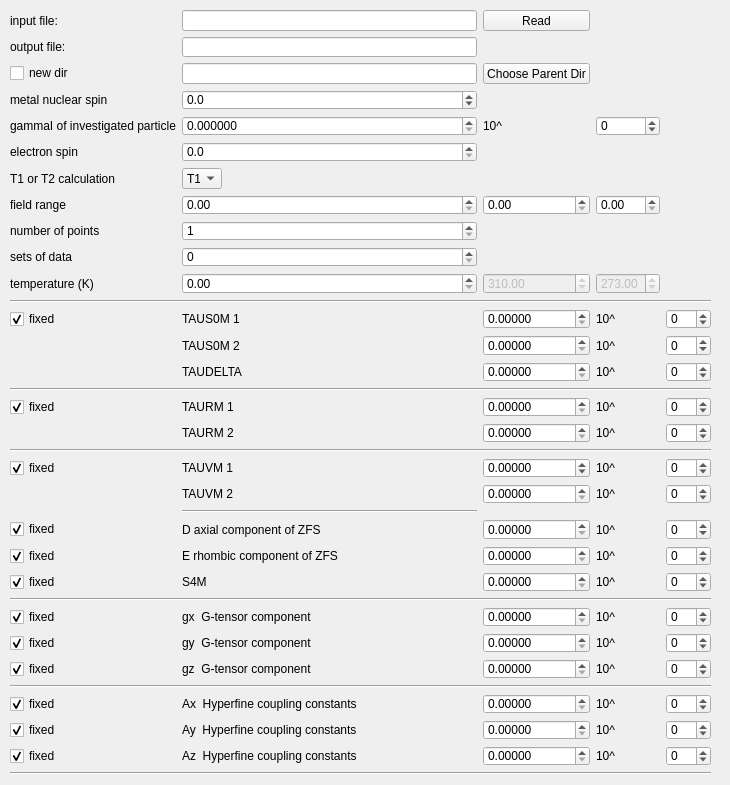
      <widget class="QWidget" name="tab">
       <attribute name="title">
        <string>Tab 1</string>
       </attribute>
       <widget class="QWidget" name="layoutWidget_1">
        <property name="geometry">
         <rect>
          <x>0</x>
          <y>0</y>
          <width>721</width>
          <height>776</height>
         </rect>
        </property>
        <layout class="QGridLayout" name="gridLayout">
         <property name="leftMargin">
          <number>10</number>
         </property>
         <property name="topMargin">
          <number>10</number>
         </property>
         <property name="rightMargin">
          <number>10</number>
         </property>
         <item row="32" column="0">
          <widget class="QCheckBox" name="gyCheckBox">
           <property name="text">
            <string>fixed</string>
           </property>
           <property name="checked">
            <bool>true</bool>
           </property>
          </widget>
         </item>
         <item row="33" column="1">
          <widget class="QLabel" name="gzLabel">
           <property name="text">
            <string>gz  G-tensor component</string>
           </property>
          </widget>
         </item>
         <item row="35" column="2">
          <widget class="QDoubleSpinBox" name="AxDoubleSpinBox">
           <property name="decimals">
            <number>5</number>
           </property>
           <property name="maximum">
            <double>10.000000000000000</double>
           </property>
           <property name="singleStep">
            <double>0.100000000000000</double>
           </property>
          </widget>
         </item>
         <item row="32" column="3">
          <widget class="QLabel" name="label_22">
           <property name="text">
            <string>10^</string>
           </property>
          </widget>
         </item>
         <item row="32" column="1">
          <widget class="QLabel" name="gyLabel">
           <property name="text">
            <string>gy  G-tensor component</string>
           </property>
          </widget>
         </item>
         <item row="32" column="4">
          <widget class="QSpinBox" name="gyExpSpinBox">
           <property name="minimum">
            <number>-99</number>
           </property>
          </widget>
         </item>
         <item row="4" column="1">
          <widget class="QDoubleSpinBox" name="metalNuclearSpinDoubleSpinBox">
           <property name="decimals">
            <number>1</number>
           </property>
           <property name="minimum">
            <double>-100.000000000000000</double>
           </property>
           <property name="singleStep">
            <double>0.500000000000000</double>
           </property>
           <property name="value">
            <double>0.000000000000000</double>
           </property>
          </widget>
         </item>
         <item row="5" column="0">
          <widget class="QLabel" name="gammaILabel">
           <property name="text">
            <string>gammaI of investigated particle</string>
           </property>
          </widget>
         </item>
         <item row="13" column="4">
          <widget class="QSpinBox" name="TAUMS01ExpSpinBox">
           <property name="minimum">
            <number>-99</number>
           </property>
          </widget>
         </item>
         <item row="8" column="0">
          <widget class="QLabel" name="fieldRangeLabel">
           <property name="text">
            <string>field range</string>
           </property>
          </widget>
         </item>
         <item row="37" column="2">
          <widget class="QDoubleSpinBox" name="AzDoubleSpinBox">
           <property name="decimals">
            <number>5</number>
           </property>
           <property name="maximum">
            <double>10.000000000000000</double>
           </property>
           <property name="singleStep">
            <double>0.100000000000000</double>
           </property>
          </widget>
         </item>
         <item row="37" column="1">
          <widget class="QLabel" name="AzLabel">
           <property name="text">
            <string>Az  Hyperfine coupling constants</string>
           </property>
          </widget>
         </item>
         <item row="37" column="3">
          <widget class="QLabel" name="label_31">
           <property name="text">
            <string>10^</string>
           </property>
          </widget>
         </item>
         <item row="36" column="3">
          <widget class="QLabel" name="label_26">
           <property name="text">
            <string>10^</string>
           </property>
          </widget>
         </item>
         <item row="37" column="0">
          <widget class="QCheckBox" name="AzCheckBox">
           <property name="text">
            <string>fixed</string>
           </property>
           <property name="checked">
            <bool>true</bool>
           </property>
          </widget>
         </item>
         <item row="36" column="4">
          <widget class="QSpinBox" name="AyExpSpinBox">
           <property name="minimum">
            <number>-99</number>
           </property>
          </widget>
         </item>
         <item row="9" column="0">
          <widget class="QLabel" name="numberOfPointsLabel">
           <property name="text">
            <string>number of points</string>
           </property>
          </widget>
         </item>
         <item row="35" column="1">
          <widget class="QLabel" name="AxLabel">
           <property name="text">
            <string>Ax  Hyperfine coupling constants</string>
           </property>
          </widget>
         </item>
         <item row="34" column="0" colspan="5">
          <widget class="Line" name="line_6">
           <property name="orientation">
            <enum>Qt::Horizontal</enum>
           </property>
          </widget>
         </item>
         <item row="32" column="2">
          <widget class="QDoubleSpinBox" name="gyDoubleSpinBox">
           <property name="decimals">
            <number>5</number>
           </property>
           <property name="maximum">
            <double>10.000000000000000</double>
           </property>
           <property name="singleStep">
            <double>0.100000000000000</double>
           </property>
          </widget>
         </item>
         <item row="33" column="4">
          <widget class="QSpinBox" name="gzExpSpinBox">
           <property name="minimum">
            <number>-99</number>
           </property>
          </widget>
         </item>
         <item row="33" column="2">
          <widget class="QDoubleSpinBox" name="gzDoubleSpinBox">
           <property name="decimals">
            <number>5</number>
           </property>
           <property name="maximum">
            <double>10.000000000000000</double>
           </property>
           <property name="singleStep">
            <double>0.100000000000000</double>
           </property>
          </widget>
         </item>
         <item row="33" column="0">
          <widget class="QCheckBox" name="gzCheckBox">
           <property name="text">
            <string>fixed</string>
           </property>
           <property name="checked">
            <bool>true</bool>
           </property>
          </widget>
         </item>
         <item row="33" column="3">
          <widget class="QLabel" name="label_23">
           <property name="text">
            <string>10^</string>
           </property>
          </widget>
         </item>
         <item row="29" column="3">
          <widget class="QLabel" name="label_32">
           <property name="text">
            <string>10^</string>
           </property>
          </widget>
         </item>
         <item row="26" column="1">
          <widget class="Line" name="line_4">
           <property name="orientation">
            <enum>Qt::Horizontal</enum>
           </property>
          </widget>
         </item>
         <item row="27" column="1">
          <widget class="QLabel" name="DZFSLabel">
           <property name="text">
            <string>D axial component of ZFS</string>
           </property>
          </widget>
         </item>
         <item row="27" column="2">
          <widget class="QDoubleSpinBox" name="DZFSDoubleSpinBox">
           <property name="decimals">
            <number>5</number>
           </property>
           <property name="maximum">
            <double>10.000000000000000</double>
           </property>
           <property name="singleStep">
            <double>0.100000000000000</double>
           </property>
          </widget>
         </item>
         <item row="27" column="4">
          <widget class="QSpinBox" name="DZFSExpSpinBox">
           <property name="minimum">
            <number>-99</number>
           </property>
          </widget>
         </item>
         <item row="29" column="0">
          <widget class="QCheckBox" name="S4MCheckBox">
           <property name="text">
            <string>fixed</string>
           </property>
           <property name="checked">
            <bool>true</bool>
           </property>
          </widget>
         </item>
         <item row="31" column="4">
          <widget class="QSpinBox" name="gxExpSpinBox">
           <property name="minimum">
            <number>-99</number>
           </property>
          </widget>
         </item>
         <item row="27" column="0">
          <widget class="QCheckBox" name="DZFSCheckBox">
           <property name="text">
            <string>fixed</string>
           </property>
           <property name="checked">
            <bool>true</bool>
           </property>
          </widget>
         </item>
         <item row="31" column="2">
          <widget class="QDoubleSpinBox" name="gxDoubleSpinBox">
           <property name="decimals">
            <number>5</number>
           </property>
           <property name="maximum">
            <double>10.000000000000000</double>
           </property>
           <property name="singleStep">
            <double>0.100000000000000</double>
           </property>
          </widget>
         </item>
         <item row="31" column="1">
          <widget class="QLabel" name="gxLabel">
           <property name="text">
            <string>gx  G-tensor component</string>
           </property>
          </widget>
         </item>
         <item row="30" column="0" colspan="5">
          <widget class="Line" name="line_5">
           <property name="orientation">
            <enum>Qt::Horizontal</enum>
           </property>
          </widget>
         </item>
         <item row="28" column="4">
          <widget class="QSpinBox" name="EZFSExpSpinBox">
           <property name="minimum">
            <number>-99</number>
           </property>
          </widget>
         </item>
         <item row="31" column="3">
          <widget class="QLabel" name="label_21">
           <property name="text">
            <string>10^</string>
           </property>
          </widget>
         </item>
         <item row="29" column="2">
          <widget class="QDoubleSpinBox" name="S4MDoubleSpinBox">
           <property name="decimals">
            <number>5</number>
           </property>
           <property name="maximum">
            <double>10.000000000000000</double>
           </property>
           <property name="singleStep">
            <double>0.100000000000000</double>
           </property>
          </widget>
         </item>
         <item row="27" column="3">
          <widget class="QLabel" name="label_19">
           <property name="text">
            <string>10^</string>
           </property>
          </widget>
         </item>
         <item row="28" column="3">
          <widget class="QLabel" name="label_20">
           <property name="text">
            <string>10^</string>
           </property>
          </widget>
         </item>
         <item row="25" column="3">
          <widget class="QLabel" name="label_9">
           <property name="text">
            <string>10^</string>
           </property>
          </widget>
         </item>
         <item row="28" column="0">
          <widget class="QCheckBox" name="EZFSCheckBox">
           <property name="text">
            <string>fixed</string>
           </property>
           <property name="checked">
            <bool>true</bool>
           </property>
          </widget>
         </item>
         <item row="28" column="1">
          <widget class="QLabel" name="EZFSLabel">
           <property name="text">
            <string>E rhombic component of ZFS</string>
           </property>
          </widget>
         </item>
         <item row="31" column="0">
          <widget class="QCheckBox" name="gxCheckBox">
           <property name="text">
            <string>fixed</string>
           </property>
           <property name="checked">
            <bool>true</bool>
           </property>
          </widget>
         </item>
         <item row="25" column="4">
          <widget class="QSpinBox" name="TAUVM2ExpSpinBox">
           <property name="minimum">
            <number>-99</number>
           </property>
          </widget>
         </item>
         <item row="29" column="1">
          <widget class="QLabel" name="S4MLabel">
           <property name="text">
            <string>S4M</string>
           </property>
          </widget>
         </item>
         <item row="28" column="2">
          <widget class="QDoubleSpinBox" name="EZFSDoubleSpinBox">
           <property name="decimals">
            <number>5</number>
           </property>
           <property name="maximum">
            <double>10.000000000000000</double>
           </property>
           <property name="singleStep">
            <double>0.100000000000000</double>
           </property>
          </widget>
         </item>
         <item row="29" column="4">
          <widget class="QSpinBox" name="S4MExpSpinBox">
           <property name="minimum">
            <number>-99</number>
           </property>
          </widget>
         </item>
         <item row="21" column="3">
          <widget class="QLabel" name="label_5">
           <property name="text">
            <string>10^</string>
           </property>
          </widget>
         </item>
         <item row="13" column="1">
          <widget class="QLabel" name="TAUMS01Label">
           <property name="text">
            <string>TAUS0M 1</string>
           </property>
          </widget>
         </item>
         <item row="5" column="3">
          <widget class="QSpinBox" name="gammaIExpSpinBox">
           <property name="minimum">
            <number>-99</number>
           </property>
          </widget>
         </item>
         <item row="22" column="4">
          <widget class="QSpinBox" name="TAURM2ExpSpinBox">
           <property name="minimum">
            <number>-99</number>
           </property>
          </widget>
         </item>
         <item row="5" column="1">
          <widget class="QDoubleSpinBox" name="gammaIDoubleSpinBox">
           <property name="decimals">
            <number>6</number>
           </property>
           <property name="maximum">
            <double>9.999999000000001</double>
           </property>
           <property name="singleStep">
            <double>0.100000000000000</double>
           </property>
          </widget>
         </item>
         <item row="21" column="1">
          <widget class="QLabel" name="TAURM1Label">
           <property name="text">
            <string>TAURM 1</string>
           </property>
          </widget>
         </item>
         <item row="12" column="0" colspan="5">
          <widget class="Line" name="line">
           <property name="orientation">
            <enum>Qt::Horizontal</enum>
           </property>
          </widget>
         </item>
         <item row="22" column="3">
          <widget class="QLabel" name="label_6">
           <property name="text">
            <string>10^</string>
           </property>
          </widget>
         </item>
         <item row="18" column="4">
          <widget class="QSpinBox" name="TAUDELTAExpSpinBox">
           <property name="minimum">
            <number>-99</number>
           </property>
          </widget>
         </item>
         <item row="21" column="2">
          <widget class="QDoubleSpinBox" name="TAURM1DoubleSpinBox">
           <property name="decimals">
            <number>5</number>
           </property>
           <property name="maximum">
            <double>10.000000000000000</double>
           </property>
           <property name="singleStep">
            <double>0.100000000000000</double>
           </property>
          </widget>
         </item>
         <item row="18" column="1">
          <widget class="QLabel" name="TAUDELTALabel">
           <property name="text">
            <string>TAUDELTA</string>
           </property>
          </widget>
         </item>
         <item row="20" column="0" colspan="5">
          <widget class="Line" name="line_2">
           <property name="orientation">
            <enum>Qt::Horizontal</enum>
           </property>
          </widget>
         </item>
         <item row="22" column="2">
          <widget class="QDoubleSpinBox" name="TAURM2DoubleSpinBox">
           <property name="decimals">
            <number>5</number>
           </property>
           <property name="maximum">
            <double>10.000000000000000</double>
           </property>
           <property name="singleStep">
            <double>0.100000000000000</double>
           </property>
          </widget>
         </item>
         <item row="21" column="4">
          <widget class="QSpinBox" name="TAURM1ExpSpinBox">
           <property name="minimum">
            <number>-99</number>
           </property>
          </widget>
         </item>
         <item row="6" column="0">
          <widget class="QLabel" name="elSpinLabel">
           <property name="text">
            <string>electron spin</string>
           </property>
          </widget>
         </item>
         <item row="23" column="0" colspan="5">
          <widget class="Line" name="line_3">
           <property name="orientation">
            <enum>Qt::Horizontal</enum>
           </property>
          </widget>
         </item>
         <item row="24" column="1">
          <widget class="QLabel" name="TAUVM1Label">
           <property name="text">
            <string>TAUVM 1</string>
           </property>
          </widget>
         </item>
         <item row="13" column="3">
          <widget class="QLabel" name="label_2">
           <property name="text">
            <string>10^</string>
           </property>
          </widget>
         </item>
         <item row="24" column="2">
          <widget class="QDoubleSpinBox" name="TAUVM1DoubleSpinBox">
           <property name="decimals">
            <number>5</number>
           </property>
           <property name="minimum">
            <double>-99.000000000000000</double>
           </property>
           <property name="maximum">
            <double>10.000000000000000</double>
           </property>
           <property name="singleStep">
            <double>0.100000000000000</double>
           </property>
          </widget>
         </item>
         <item row="24" column="3">
          <widget class="QLabel" name="label_8">
           <property name="text">
            <string>10^</string>
           </property>
          </widget>
         </item>
         <item row="8" column="1">
          <widget class="QDoubleSpinBox" name="fieldRangeX1DoubleSpinBox"/>
         </item>
         <item row="6" column="1">
          <widget class="QDoubleSpinBox" name="elSpinDoubleSpinBox">
           <property name="decimals">
            <number>1</number>
           </property>
           <property name="singleStep">
            <double>0.500000000000000</double>
           </property>
          </widget>
         </item>
         <item row="7" column="0">
          <widget class="QLabel" name="T1T2Label">
           <property name="text">
            <string>T1 or T2 calculation</string>
           </property>
          </widget>
         </item>
         <item row="22" column="1">
          <widget class="QLabel" name="TAURM2Label">
           <property name="text">
            <string>TAURM 2</string>
           </property>
          </widget>
         </item>
         <item row="5" column="2">
          <widget class="QLabel" name="gammaILabel2">
           <property name="text">
            <string>10^</string>
           </property>
          </widget>
         </item>
         <item row="21" column="0">
          <widget class="QCheckBox" name="TauRCheckBox">
           <property name="text">
            <string>fixed</string>
           </property>
           <property name="checked">
            <bool>true</bool>
           </property>
          </widget>
         </item>
         <item row="7" column="1">
          <widget class="QComboBox" name="T1T2ComboBox">
           <property name="maximumSize">
            <size>
             <width>40</width>
             <height>16777215</height>
            </size>
           </property>
           <property name="maxVisibleItems">
            <number>10</number>
           </property>
           <item>
            <property name="text">
             <string>T1</string>
            </property>
           </item>
           <item>
            <property name="text">
             <string>T2</string>
            </property>
           </item>
          </widget>
         </item>
         <item row="18" column="2">
          <widget class="QDoubleSpinBox" name="TAUDELTADoubleSpinBox">
           <property name="decimals">
            <number>5</number>
           </property>
           <property name="maximum">
            <double>10.000000000000000</double>
           </property>
           <property name="singleStep">
            <double>0.100000000000000</double>
           </property>
           <property name="value">
            <double>0.000000000000000</double>
           </property>
          </widget>
         </item>
         <item row="13" column="2">
          <widget class="QDoubleSpinBox" name="TAUMS01DoubleSpinBox">
           <property name="decimals">
            <number>5</number>
           </property>
           <property name="maximum">
            <double>10.000000000000000</double>
           </property>
           <property name="singleStep">
            <double>0.100000000000000</double>
           </property>
          </widget>
         </item>
         <item row="18" column="3">
          <widget class="QLabel" name="label_4">
           <property name="text">
            <string>10^</string>
           </property>
          </widget>
         </item>
         <item row="25" column="2">
          <widget class="QDoubleSpinBox" name="TAUVM2DoubleSpinBox">
           <property name="decimals">
            <number>5</number>
           </property>
           <property name="maximum">
            <double>10.000000000000000</double>
           </property>
           <property name="singleStep">
            <double>0.100000000000000</double>
           </property>
          </widget>
         </item>
         <item row="25" column="1">
          <widget class="QLabel" name="TAUVM2Label">
           <property name="text">
            <string>TAUVM 2</string>
           </property>
          </widget>
         </item>
         <item row="24" column="4">
          <widget class="QSpinBox" name="TAUVM1ExpSpinBox">
           <property name="minimum">
            <number>-99</number>
           </property>
          </widget>
         </item>
         <item row="24" column="0">
          <widget class="QCheckBox" name="TauVCheckBox">
           <property name="text">
            <string>fixed</string>
           </property>
           <property name="checked">
            <bool>true</bool>
           </property>
          </widget>
         </item>
         <item row="8" column="3">
          <widget class="QDoubleSpinBox" name="fieldRangeX3DoubleSpinBox"/>
         </item>
         <item row="11" column="3">
          <widget class="QDoubleSpinBox" name="temp3DoubleSpinBox">
           <property name="enabled">
            <bool>false</bool>
           </property>
           <property name="maximum">
            <double>500.000000000000000</double>
           </property>
           <property name="value">
            <double>273.000000000000000</double>
           </property>
          </widget>
         </item>
         <item row="15" column="4">
          <widget class="QSpinBox" name="TAUMS02ExpSpinBox">
           <property name="minimum">
            <number>-99</number>
           </property>
          </widget>
         </item>
         <item row="11" column="2">
          <widget class="QDoubleSpinBox" name="temp2DoubleSpinBox">
           <property name="enabled">
            <bool>false</bool>
           </property>
           <property name="maximum">
            <double>500.000000000000000</double>
           </property>
           <property name="value">
            <double>310.000000000000000</double>
           </property>
          </widget>
         </item>
         <item row="15" column="3">
          <widget class="QLabel" name="label_3">
           <property name="text">
            <string>10^</string>
           </property>
          </widget>
         </item>
         <item row="11" column="0">
          <widget class="QLabel" name="tempLabel">
           <property name="text">
            <string>temperature (K)</string>
           </property>
          </widget>
         </item>
         <item row="11" column="1">
          <widget class="QDoubleSpinBox" name="temp1DoubleSpinBox">
           <property name="maximum">
            <double>500.000000000000000</double>
           </property>
          </widget>
         </item>
         <item row="15" column="2">
          <widget class="QDoubleSpinBox" name="TAUMS02DoubleSpinBox">
           <property name="decimals">
            <number>5</number>
           </property>
           <property name="maximum">
            <double>10.000000000000000</double>
           </property>
           <property name="singleStep">
            <double>0.100000000000000</double>
           </property>
          </widget>
         </item>
         <item row="8" column="2">
          <widget class="QDoubleSpinBox" name="fieldRangeX2DoubleSpinBox"/>
         </item>
         <item row="13" column="0">
          <widget class="QCheckBox" name="TauSCheckBox">
           <property name="text">
            <string>fixed</string>
           </property>
           <property name="checked">
            <bool>true</bool>
           </property>
          </widget>
         </item>
         <item row="10" column="0">
          <widget class="QLabel" name="datasetsLabel">
           <property name="text">
            <string>sets of data</string>
           </property>
          </widget>
         </item>
         <item row="10" column="1">
          <widget class="QSpinBox" name="datasetsSpinBox">
           <property name="minimum">
            <number>0</number>
           </property>
           <property name="maximum">
            <number>3</number>
           </property>
           <property name="value">
            <number>0</number>
           </property>
          </widget>
         </item>
         <item row="15" column="1">
          <widget class="QLabel" name="TAUMS02Label">
           <property name="text">
            <string>TAUS0M 2</string>
           </property>
          </widget>
         </item>
         <item row="38" column="0" colspan="5">
          <widget class="Line" name="line_7">
           <property name="orientation">
            <enum>Qt::Horizontal</enum>
           </property>
          </widget>
         </item>
         <item row="2" column="1">
          <widget class="QLineEdit" name="outputFileLineEdit"/>
         </item>
         <item row="4" column="0">
          <widget class="QLabel" name="metalNuclearSpinLabel">
           <property name="text">
            <string>metal nuclear spin</string>
           </property>
          </widget>
         </item>
         <item row="37" column="4">
          <widget class="QSpinBox" name="AzExpSpinBox">
           <property name="minimum">
            <number>-99</number>
           </property>
          </widget>
         </item>
         <item row="2" column="0">
          <widget class="QLabel" name="outputFileLabel">
           <property name="text">
            <string>output file:</string>
           </property>
          </widget>
         </item>
         <item row="36" column="2">
          <widget class="QDoubleSpinBox" name="AyDoubleSpinBox">
           <property name="decimals">
            <number>5</number>
           </property>
           <property name="maximum">
            <double>10.000000000000000</double>
           </property>
           <property name="singleStep">
            <double>0.100000000000000</double>
           </property>
          </widget>
         </item>
         <item row="35" column="0">
          <widget class="QCheckBox" name="AxCheckBox">
           <property name="text">
            <string>fixed</string>
           </property>
           <property name="checked">
            <bool>true</bool>
           </property>
          </widget>
         </item>
         <item row="36" column="0">
          <widget class="QCheckBox" name="AyCheckBox">
           <property name="text">
            <string>fixed</string>
           </property>
           <property name="checked">
            <bool>true</bool>
           </property>
          </widget>
         </item>
         <item row="36" column="1">
          <widget class="QLabel" name="AyLabel">
           <property name="text">
            <string>Ay  Hyperfine coupling constants</string>
           </property>
          </widget>
         </item>
         <item row="35" column="4">
          <widget class="QSpinBox" name="AxExpSpinBox">
           <property name="minimum">
            <number>-99</number>
           </property>
          </widget>
         </item>
         <item row="35" column="3">
          <widget class="QLabel" name="label_24">
           <property name="text">
            <string>10^</string>
           </property>
          </widget>
         </item>
         <item row="0" column="0">
          <widget class="QLabel" name="inputFileLabel">
           <property name="text">
            <string>input file:</string>
           </property>
          </widget>
         </item>
         <item row="0" column="1">
          <widget class="QLineEdit" name="inputFileLineEdit"/>
         </item>
         <item row="0" column="2">
          <widget class="QPushButton" name="pushButton">
           <property name="text">
            <string>Read</string>
           </property>
          </widget>
         </item>
         <item row="9" column="1">
          <widget class="QSpinBox" name="numberOfPointsSpinBox">
           <property name="minimum">
            <number>1</number>
           </property>
           <property name="maximum">
            <number>1000</number>
           </property>
          </widget>
         </item>
         <item row="3" column="0">
          <widget class="QCheckBox" name="newDirCheckBox">
           <property name="text">
            <string>new dir</string>
           </property>
           <property name="checked">
            <bool>false</bool>
           </property>
          </widget>
         </item>
         <item row="3" column="2">
          <widget class="QPushButton" name="chooseParentDirPushButton">
           <property name="text">
            <string>Choose Parent Dir</string>
           </property>
          </widget>
         </item>
         <item row="3" column="1">
          <widget class="QLineEdit" name="newDirLineEdit"/>
         </item>
        </layout>
       </widget>
      </widget>
